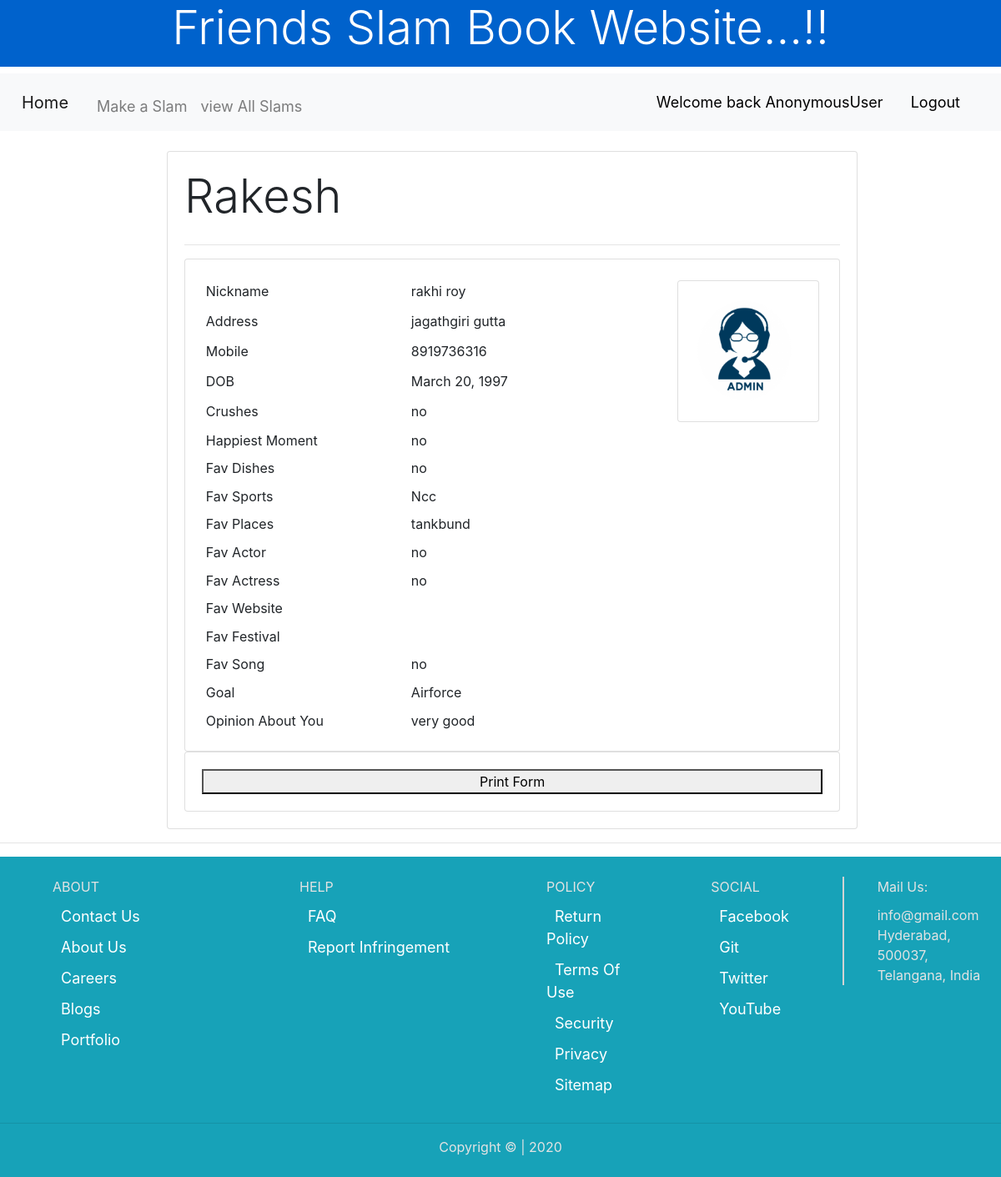
The page /slam_home/view_slam/view_friend/?slam_no=1 on the database its author committed.
### Friends/models.py (models this page shows, shortened)
class SlamBook(models.Model):
    user = models.ForeignKey(User, on_delete=models.CASCADE, null=True)
    slam_no = models.AutoField(primary_key=True)
    my_name = models.CharField(max_length=250,default='')
    my_nickname = models.CharField(max_length=250,default='')
    my_address = models.CharField(max_length=250,default='')
    my_mobile_number = models.CharField(max_length=250,default='')
    my_email = models.EmailField(max_length=250,default='')
    my_birth_day = models.DateField()
    my_crushes = models.CharField(max_length=250,default='')
    my_happiest_moment = models.CharField(max_length=250,default='')
    my_favourite_dishes = models.CharField(max_length=250,default='')
    my_favourite_sports = models.CharField(max_length=250,default='')
    my_favourite_places = models.CharField(max_length=250,default='')
    my_favourite_actor = models.CharField(max_length=250,default='')
    my_favourite_actress = models.CharField(max_length=250,default='')
    my_favourite_song = models.CharField(max_length=250,default='')
    my_goal = models.CharField(max_length=250,default='')
    opinion_about_you = models.CharField(max_length=250,default='')
    created_date = models.DateTimeField(auto_now=True)
    my_profile = models.ImageField(upload_to='slam_images/', blank=True, null=True)

### Friends/views.py (the view)
# urls.py: path('slam_home/view_slam/view_friend/', views.view_friend, name='view_friend'),
def view_friend(request):
    slam_no = request.GET.get('slam_no')
    slam = SlamBook.objects.get(slam_no=slam_no)
    return render(request, 'view_friend.html',{"slams": slam})

### templates/view_friend.html (shortened to what this page needs)
{% extends 'slam_base.html' %}
{% load static %}
{% block body %}
    <br>
    <div class="row" style="padding-left: 200px">
        <div class="col-md-10">
            <div class="card card-body">
                <h3 class="display-4">{{ slams.my_name|capfirst }}</h3>
                <hr>
                <div class="row">
                    <div class="col-md">
                        <div class="print">
                            <div class="card card-body">
                            <table class="table-sm">
                                <tr>
                                    <td>Nickname</td>
                                    <td>{{ slams.my_nickname }}</td>
                                    <td rowspan="5" align="right">
                                        <div class="card card-body" style="width: 170px; height: 170px;" align="right">
                                            {% if slams.my_profile == '' %}
                                            <img src="{{ slams.my_profile }}" style="width: 120px; height: 150px;" alt="No Image">
                                            {% else %}
                                            <img src="{{ slams.my_profile.url }}" style="width: 120px; height: 150px;" alt="No Image">
                                            {% endif %}
                                        </div>
                                    </td>
                                </tr>
                                <tr>
                                    <td>Address</td>
                                    <td>{{ slams.my_address }}</td>
                                </tr>
                                <tr>
                                    <td>Mobile</td>
                                    <td>{{ slams.my_mobile_number }}</td>
                                </tr>
                                <tr>
                                    <td>DOB</td>
                                    <td>{{ slams.my_birth_day }}</td>
                                </tr>
                                <tr>
                                    <td>Crushes</td>
                                    <td>{{ slams.my_crushes }}</td>
                                </tr>
                                <tr>
                                    <td>Happiest Moment</td>
                                    <td>{{ slams.my_happiest_moment }}</td>
                                </tr>
                                <tr>
                                    <td>Fav Dishes</td>
                                    <td>{{ slams.my_favourite_dishes }}</td>
                                </tr>
                                <tr>
                                    <td>Fav Sports</td>
                                    <td>{{ slams.my_favourite_sports }}</td>
                                </tr>
                                <tr>
                                    <td>Fav Places</td>
                                    <td>{{ slams.my_favourite_places }}</td>
                                </tr>
                                <tr>
                                    <td>Fav Actor</td>
                                    <td>{{ slams.my_favourite_actor }}</td>
                                </tr>
                                <tr>
                                    <td>Fav Actress</td>
                                    <td>{{ slams.my_favourite_actress }}</td>
                                </tr>
                                <tr>
                                    <td>Fav Website</td>
                                    <td>{{ slams.my_favourite_webiste }}</td>
                                </tr>
                                <tr>
                                    <td>Fav Festival</td>
                                    <td>{{ slams.my_favourite_festival }}</td>
                                </tr>
                                <tr>
                                    <td>Fav Song</td>
                                    <td>{{ slams.my_favourite_song }}</td>
                                </tr>
                                <tr>
                                    <td>Goal</td>
                                    <td>{{ slams.my_goal }}</td>
                                </tr>
                                <tr>
                                    <td>Opinion About You</td>
                                    <td>{{ slams.opinion_about_you }}</td>
                                </tr>
                            </table>
                            </div>
                        </div>
                        <div class="card card-body">
                            <button onclick="window.print()">Print Form</button>
                        </div>
                    </div>
                    </div>
                </div>
            </div>
        </div>
{% endblock %}

### templates/slam_base.html (shortened to what this page needs)
<!DOCTYPE html>
<html lang="en">
<head>
    {% load static %}
    <link rel="stylesheet" href="{% static 'css/style.css' %}" type="text/css">
    <link rel="stylesheet" href="{% static 'css/bootstrap.min.css' %}">
</head>
<body>
<h1 class="display-4" align="center" style="color: white; background-color: #0062cc; height: 80px">Friends Slam Book Website...!!</h1>
<nav class="navbar navbar-expand-lg navbar-light bg-light">
  <a class="navbar-brand" href="{% url 'slam_home' %}">Home</a>
  <div class="collapse navbar-collapse" id="navbarSupportedContent">
    <ul class="navbar-nav mr-auto">
      <li class="nav-item">
        <a class="nav-link" href="{% url 'make_slam' %}">Make a Slam</a>
      </li>
      <li class="nav-item">
        <a class="nav-link" href="{% url 'view_slam' %}">view All Slams</a>
      </li>
    </ul>
      <span class="user-hello">Welcome back {{ request.user }}</span>
      <span><a class="btn user-hello" href="{% url 'logout_user' %}">Logout</a></span>
  </div>
</nav>
        {% block body %}
        {% endblock %}
    {% include 'footer.html' %}
</body>
</html>

### templates/footer.html (shortened to what this page needs)
    <hr>
    <div class="bg-info">
        <div class="footer">
            <div class="row m-2">
                <div class="col-sm-3 mt-4">
                    <ul class="footer-ul">ABOUT
                        <li class="nav-item"><a class="navbar-link" href="#">Contact Us</a></li>
                        <li class="nav-item"><a class="navbar-link" href="{% url 'about_us' %}">About Us</a></li>
                        <li class="nav-item"><a class="navbar-link" href="#">Careers</a></li>
                        <li class="nav-item"><a class="navbar-link" href="https://defence-blogs.herokuapp.com/Blogs/Home/" target="_blank">Blogs</a></li>
                        <li class="nav-item"><a class="navbar-link" href="https://defence-blogs.herokuapp.com/" target="_blank">Portfolio</a></li>
                    </ul>
                </div>
                <div class="col-sm-3 mt-4">
                    <ul class="footer-ul">HELP
                        <li class="nav-item"><a class="navbar-link" href="#">FAQ</a></li>
                        <li class="nav-item"><a class="navbar-link" href="#">Report Infringement</a></li>
                    </ul>
                </div>
                <div class="col-sm-2 mt-4">
                    <ul class="footer-ul">POLICY
                        <li class="nav-item"><a class="navbar-link" href="#">Return Policy</a></li>
                        <li class="nav-item"><a class="navbar-link" href="#">Terms Of Use</a></li>
                        <li class="nav-item"><a class="navbar-link" href="#">Security</a></li>
                        <li class="nav-item"><a class="navbar-link" href="#">Privacy</a></li>
                        <li class="nav-item"><a class="navbar-link" href="#">Sitemap</a></li>
                    </ul>
                </div>
                <div class="col-sm-2 mt-4">
                    <ul class="footer-ul">SOCIAL
                        <li class="nav-item"><a class="navbar-link" href="#" target="_blank">Facebook</a></li>
                        <li class="nav-item"><a class="navbar-link" href="https://github.com/Rakesh-roy" target="_blank">Git</a></li>
                        <li class="nav-item"><a class="navbar-link" href="#" target="_blank">Twitter</a></li>
                        <li class="nav-item"><a class="navbar-link" href="#" target="_blank">YouTube</a></li>
                    </ul>
                </div>
                <div class="col-sm-2 mt-4">
                    <ul style="border-left: 2px lightgray solid" class="footer-ul">Mail Us:
                        <li class="nav-item">info@gmail.com Hyderabad, 500037, Telangana, India
                        </li>
                    </ul>
                </div>
            </div>
            <hr>
            <div class="text-center pb-4" style="color: #E3E3E3">
                Copyright &copy; | 2020
            </div>
        </div>
    </div>

### Friends/static/css/style.css (style rules this page uses)
body { padding: 0; margin: 0; }

### templates/slam_base.html (style rules this page uses)
a { font-size: 18px; padding: 10px; }
.user-hello { font-size: 18px; margin-right: 20px; color: black; }

### templates/footer.html (style rules this page uses)
.footer-ul { color: #E3E3E3; }
.nav-item { list-style: none; text-decoration: none; padding-top: 10px; }
.nav-item .navbar-link { text-decoration: none; font-size: 18px; color: white; }

### rows shown on the page
SlamBook: my_name "Rakesh", my_nickname "rakhi roy", my_profile (picture), my_address "jagathgiri gutta", my_mobile_number "8919736316", my_birth_day "March 20, 1997", my_crushes "no", my_happiest_moment "no", my_favourite_dishes "no", my_favourite_sports "Ncc", my_favourite_places "tankbund", my_favourite_actor "no", my_favourite_actress "no", my_favourite_song "no", my_goal "Airforce", opinion_about_you "very good"

### other values the page prints
{{ request.user }} "AnonymousUser"
